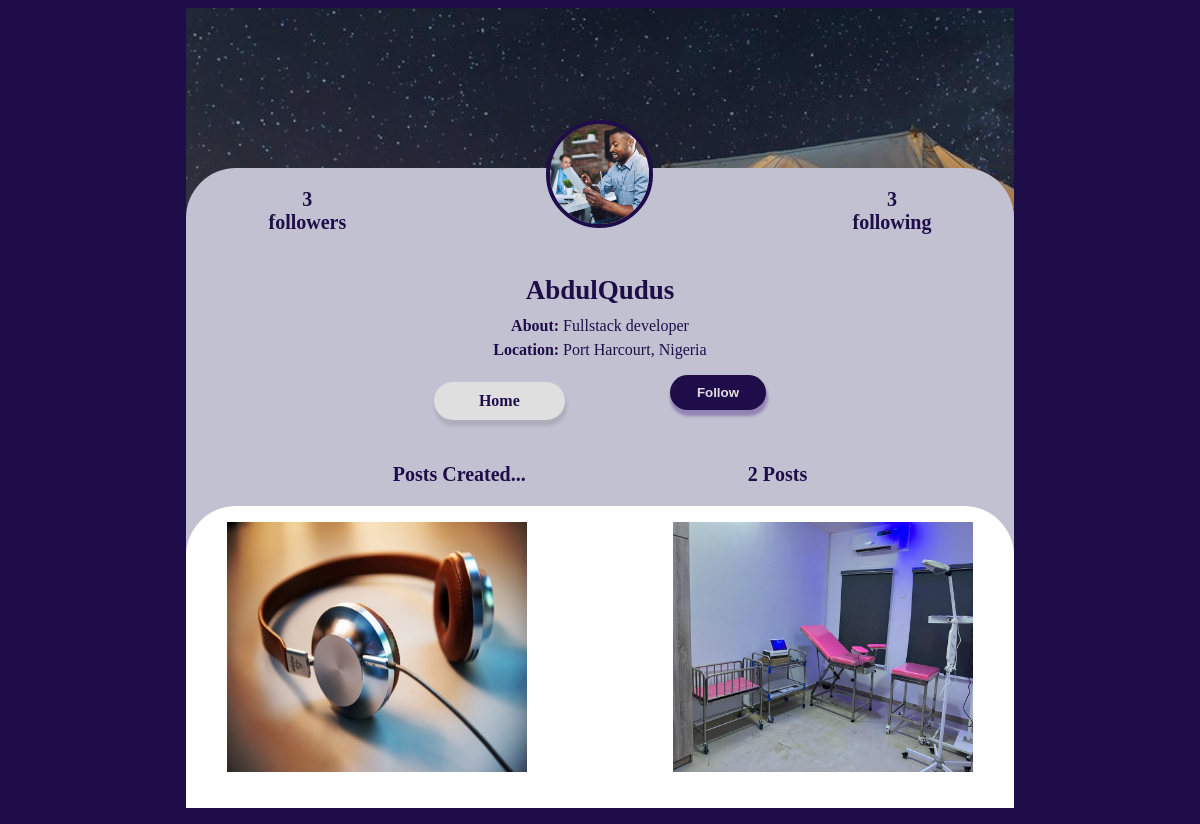
Page /profile/AbdulQudus (signed in) on the committed database.
### blog/models.py (models this page shows, shortened)
class Profile(models.Model):
    user = models.ForeignKey(User, on_delete=models.CASCADE)
    id_user = models.IntegerField()
    bio = models.TextField(blank=True)
    profileimg = models.ImageField(upload_to='profile_images', default='blank-profile-picture.png')
    location = models.CharField(max_length=100, blank=True)

class Post(models.Model):
    title = models.CharField(max_length=100)
    user = models.CharField(max_length=100, default=False)
    image = models.ImageField(upload_to='post_images', default='1280x960.png')
    content = models.TextField()
    category = models.ManyToManyField(Category)
    created_at = models.DateTimeField(default=datetime.now)
    no_of_likes = models.IntegerField(default=0)
    approved = models.BooleanField('Approved', default=False)

### blog/views.py (the view)
# urls.py: path('profile/<str:pk>', views.profile, name='profile'),
@login_required(login_url='login_user')
def profile(request, pk):
    user_object = User.objects.get(username=pk)
    user_profile = Profile.objects.get(user=user_object)
    user_posts = Post.objects.filter(user=pk)
    user_post_length = len(user_posts)
    follower = request.user.username
    user = pk
    if FollowersCount.objects.filter(follower=follower, user=user).first():
        button_text = 'Unfollow'
    else:
        button_text = 'Follow'
    user_followers = len(FollowersCount.objects.filter(user=pk))
    user_following = len(FollowersCount.objects.filter(follower=pk))
    context = {
        'user_object': user_object,
        'user_profile': user_profile,
        'user_posts': user_posts,
        'user_post_length': user_post_length,
        'button_text': button_text,
        'user_followers': user_followers,
        'user_following': user_following,
    }
    return render(request, 'profile.html', context)

### templates/profile.html (shortened to what this page needs)
{% block content %}
<div id="main">
    <div id="header">
        <section id="top">
            {% if user_followers == 0 or user_followers == 1 %}
                <span style="color: #1e0d49; font-size: 20px; margin-top: 1em;">
                    <b>{{user_followers}} <br /> follower</b>
                </span>
                {% else %}
                <span style="color: #1e0d49; font-size: 20px; margin-top: 1em;">
                    <b>{{user_followers}} <br />  followers</b>
                </span>
            {% endif %}
            <img src="{{user_profile.profileimg.url}}" alt="">
            <span style="color: #1e0d49; font-size: 20px; margin-top: 1em;">
                <b>{{user_following}} <br />  following</b>
            </span>
        </section>
        <aside>
            <h3 style="color: #1e0d49; text-transform: capitalize; font-size: 27px; margin-top: -1px;">{{user_profile.user.username}}</h3>
            <p style="color: #1e0d49; margin-top: -1em;"> <b>About:</b> {{user_profile.bio}}</p>
            <p style="color: #1e0d49; margin-top: -10px;"> <b>Location:</b> {{user_profile.location}}</p>
            <div id="actions">
                <a id="home" href="/index">Home</a>
                <form action="/follow" method="POST">
                    {% if user_object.username == user.username %}
                    <a href="/settings" id="setting">Account Settings</a>
                    {% else %}
                    <a data-ripple="">
                        <button type="submit" id="follow" style="cursor: pointer;">{{button_text}}</button>
                    </a>
                    {% endif %}
                </form>
            </div>
        </aside>
        <div id="info">
            <b><h3 style="font-size: 20px;">Posts Created...</h3></b>
            {% if user_post_length == 0 %}
                <span style="font-size: 20px;">
                    <b>No Post</b>
                </span>
                {% elif user_post_length == 1 %}
                <span style="font-size: 20px;">
                    <b>{{user_post_length}} Post</b>
                </span>
                {% else %}
                <span style="font-size: 20px;">
                    <b>{{user_post_length}} Posts</b>
                </span>
            {% endif %}
        </div>
        <article>
            <section id="posts">
                {% for post in user_posts %}
                    <li>
                        <a class="strip" href="{% url 'show-post' post.id %}" title="" data-strip-group="mygroup" data-strip-group-options="loop: false">
                            <img src="{{post.image.url}}" style="height: 250px; width: 300px;" alt="">
                        </a>
                    </li>
                {% endfor %}
            </section>
        </article>
    </div>
</div>
{% endblock %}

### templates/profile.html (style rules this page uses)
#main { background: linear-gradient(rgba(0, 0, 0, 0.2), rgba(0, 0, 0, 0.2)), url('../static/images/IMG_20210426_031056.jpg'); background-repeat: no-repeat; background-size: cover; display: flex; flex-direction: column; width: 70%; height: 100vh; margin: auto; margin-bottom: 1em; }
#header { background-color: #c2c1d1; height: 800px; display: flex; flex-direction: column; width: 100%; margin: auto; margin-top: 10em; justify-content: space-between; text-align: center; border-top-left-radius: 50px; border-top-right-radius: 50px; }
#top { display: flex; justify-content: space-between; width: 80%; margin: auto; padding-bottom: 2em; }
#top > img { width: 15%; border: 4px solid #1e0d49; border-radius: 50%; position: relative; z-index: 999999; top: -3em; }
form { align-self: flex-end; }
li { list-style-type: none; }
article { background-color: #e0dfdf; display: flex; flex-direction: column; }
aside { display: flex; flex-direction: column; justify-content: center; align-items: center; text-align: center; width: 80%; margin: auto; margin-top: -2em; }
#actions { display: flex; justify-content: space-between; align-items: center; text-align: center; width: 50%; margin-bottom: 1em; }
#home, #follow, #setting { font-weight: bold; display: flex; justify-content: center; border-radius: 50px; padding: 10px 2em; }
#home { text-decoration: none; color: #1e0d49; font-weight: bold; width: 20%; background-color: #e0dfdf; box-shadow: 1px 5px 3px 1px rgba(0, 0, 0, 0.1); }
#follow, #setting { box-shadow: 1px 5px 3px 1px #9285b3; border: none; outline: none; background-color: #1e0d49; text-decoration: none; color: #e0dfdf; }
#info { display: flex; justify-content: space-between; align-items: center; text-align: center; width: 50%; margin: auto; color: #1e0d49; }
article { background-color: #fff; width: 100%; border-top-left-radius: 50px; border-top-right-radius: 50px; }
#posts { background-color: transparent; display: flex; justify-content: space-between; width: 90%; margin: auto; margin-bottom: 2em; margin-top: 1em; border-top-left-radius: 50px; border-top-right-radius: 50px; }

### rows in the picture
Profile: profileimg (picture), user.username "AbdulQudus", bio "Fullstack developer", location "Port Harcourt, Nigeria"
Post: image (picture)
Post: image (picture)

### other values in the picture
{{ user_followers }} "3"
{{ user_following }} "3"
{{ button_text }} "Follow"
{{ user_post_length }} "2"
